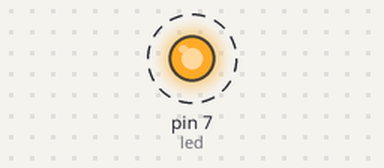
Simulated run of this program. Board: Arduino Uno, built with avr-gcc and run on an emulated ATmega328P. Parts: output pins drawn as LEDs (lit = HIGH). Dashed ring = blinking. What the program prints to the serial monitor is not drawn. At 50.0 s the program stops and its outputs stay as they are.

Above: at 0.2 s.
Timing chart, 0 to 3.0 s (numbered marks = the images above):
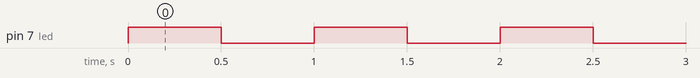

The program:

main.cpp
```cpp
#include <Arduino.h>

int led = 7;
unsigned long startTime = 0;
unsigned long duration = 50000; // Tempo em milissegundos

void setup()
{
  pinMode(led, OUTPUT);
  Serial.begin(9600);
  startTime = millis(); // Inicialize o tempo de início
}

void loop()
{
  unsigned long currentTime = millis(); // Obtenha o tempo atual
  if (currentTime - startTime < duration)
  {
    digitalWrite(led, HIGH);
    Serial.println("LED ON");
    delay(500);
    digitalWrite(led, LOW);
    delay(500);
    Serial.println("LED OFF");
  }
  else
  {
    // Aqui, o tempo passou e o loop será interrompido
    Serial.println("Loop encerrado");
    while (true)
    {
      // Loop infinito para manter o programa ativo
    }
  }
}
```

Measured:
- by itself, pin 7 (led): alternates HIGH for 0.50 s and LOW for 0.50 s, 100 changes in all, then stays LOW
